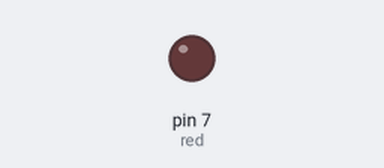
This sketch was run on a simulated Arduino Uno, built with avr-gcc and run on an emulated ATmega328P. On the bench: output pins drawn as LEDs (lit = HIGH). At 1.2 s the program stops and its outputs stay as they are.

Above: at 0.11 s.
At 1.3 s:
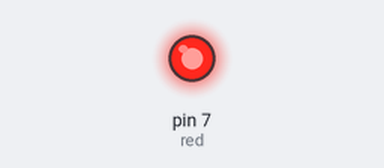
Timing chart, 0 to 2.7 s (numbered marks = the images above):
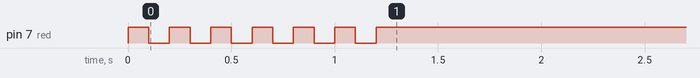

The sketch:

05_practice_2.ino
```cpp
int red = 7;

void setup()
{
    Serial.begin(115200);
	pinMode(red, OUTPUT);
    for (int i = 0;i <= 5;i++){
        digitalWrite(red, 1);
        delay(100);
        digitalWrite(red, 0);
        delay(100);
    }
}

void loop()
{
    while(1) {
        digitalWrite(red, 1);
    }
}
```

Measured:
- by itself, pin 7 (red): alternates HIGH for 0.10 s and LOW for 0.10 s, 12 changes in all, then stays HIGH
